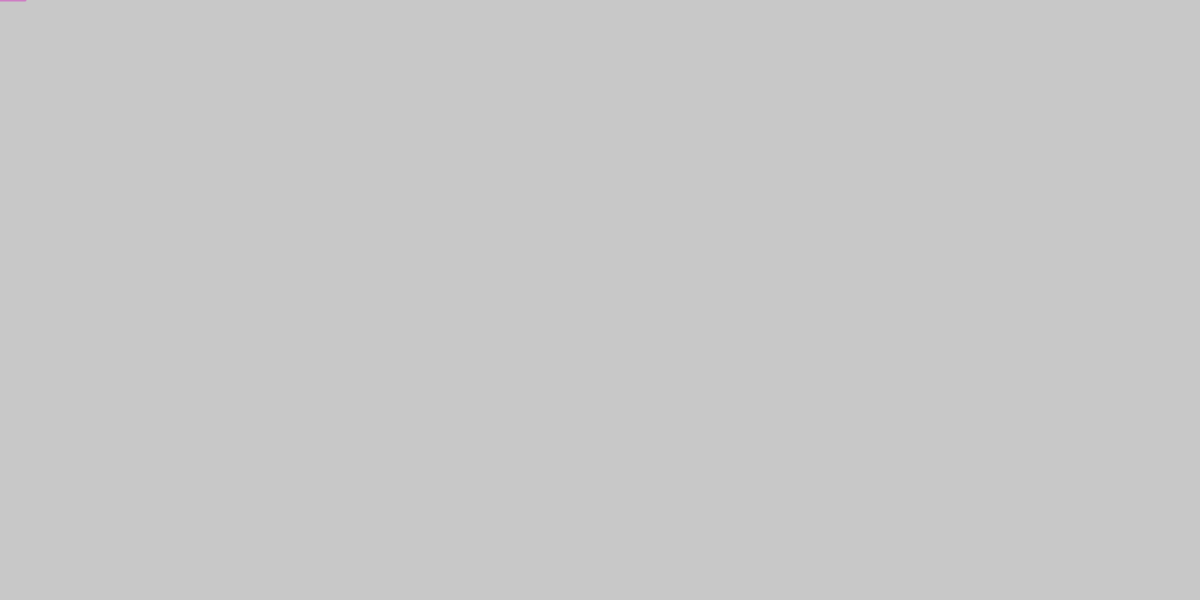
Frame 1 (no input)
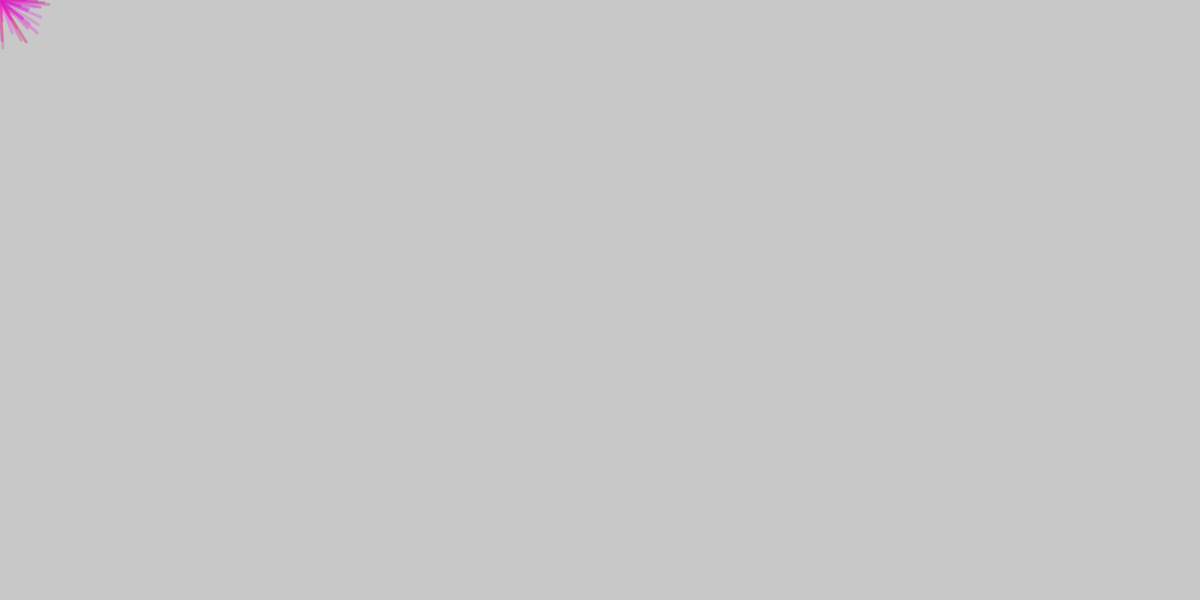
Frame 60 (no input)
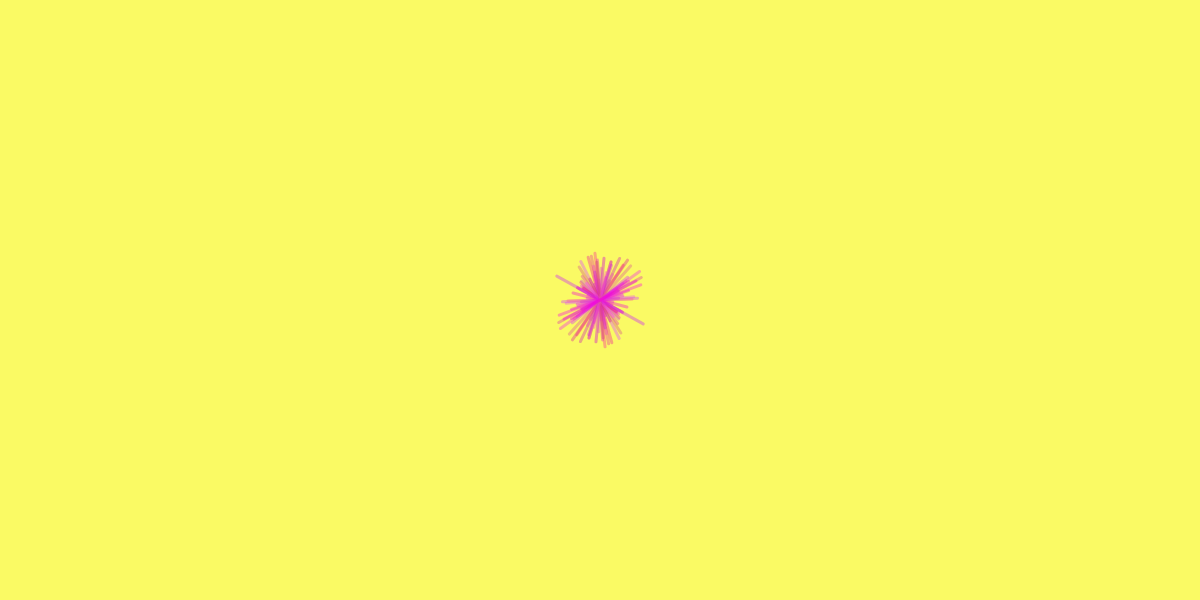
Frame 120 (the mouse pressed at the canvas centre since frame 60)

The p5.js sketch that drew these frames (run headless with seeded random() and noise() and a simulated clock; from frame 60 on, the mouse is pressed at the canvas centre):

// p5.js sketch
// ── sketch.js
var theta = 0;

function setup() {
  // put setup code here
  createCanvas(1200,600)
  background(200);
  randomSeed(42)
}

function draw() {
  var r = random(200, 255)
  var g = random(0, 100)
  var b = random(100, 255)
  var a = random(100, 100)
  // var r = map(mouseX, 0, width, 0, 255)
  // var g = map(mouseY, 0,height, 0, 255)
  // var b = map((mouseX+mouseY)/2, 0, (width+height)/2, 0, 255)

  //background(r, g, b);
  // put drawing code here
  // fill(r, g, b, 100);

  // ellipse(random(0, width), random(0, height), 20, 20);

  stroke(r, g, b, 100)
  strokeWeight(3)
  var radius = random(10, 50);
  // angleMo
  line(mouseX - radius*cos(radians(theta)), mouseY - radius*sin(radians(theta)),
   mouseX + radius*cos(radians(theta)), mouseY + radius*sin(radians(theta)))

   theta += random(1, 100);



 
  // rect(1, 2, 3, h, [tl], [tr], [br], [bl])
}

function mousePressed() {
  background(250, 250, 100)
}
